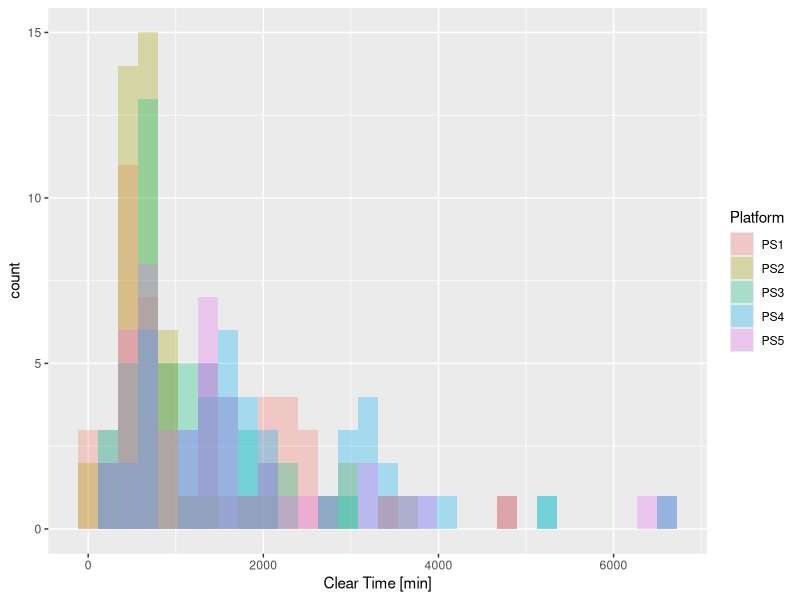
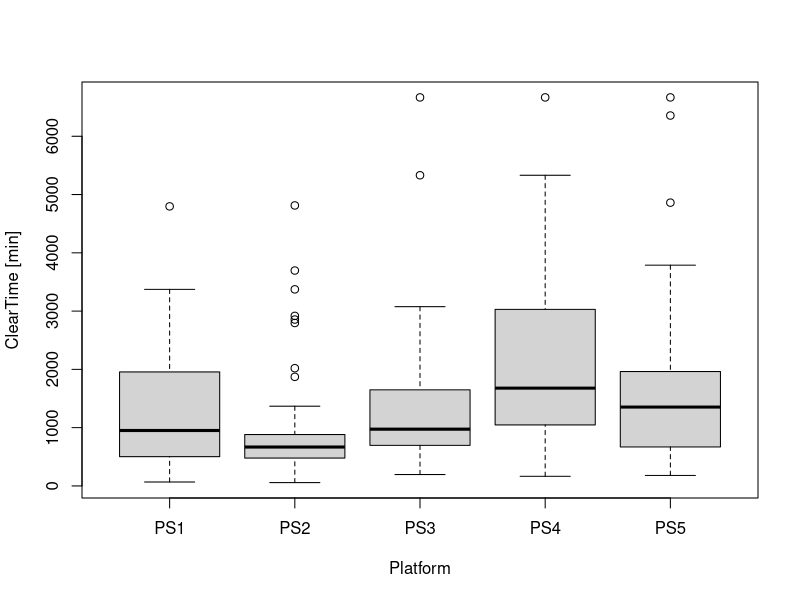

Source code (R) for these figures, in order:
#PS5なし、No.なしのデータ
dat <- read.csv("data.csv", header = TRUE, fileEncoding = "UTF-8-BOM")

head(dat)
is.na(dat)

#ヒストグラム描画用データの読み込み
hist_dat <- read.csv("hist_data.csv", header = TRUE, fileEncoding = "UTF-8-BOM")
hist_dat

library(ggplot2)
ggplot(data=hist_dat, aes(x=ClearTime, fill=Platform)) + labs(x = "Clear Time [min]") + geom_histogram(alpha=0.3, position="identity")

#箱ひげ図を描画
boxplot(dat, names = c("PS1", "PS2", "PS3", "PS4", "PS5"), xlab = "Platform", ylab = "ClearTime [min]")

#基本統計量
#na.rm = TRUE 欠損値は無視する
mean(dat$PS, na.rm = TRUE)
sd(dat$PS, na.rm = TRUE)
var(dat$PS, na.rm = TRUE)

mean(dat$PS2)
sd(dat$PS2)
var(dat$PS2)

mean(dat$PS3, na.rm = TRUE)
sd(dat$PS3, na.rm = TRUE)
var(dat$PS3, na.rm = TRUE)

mean(dat$PS4, na.rm = TRUE)
sd(dat$PS4, na.rm = TRUE)
var(dat$PS4, na.rm = TRUE)

mean(dat$PS5, na.rm = TRUE)
sd(dat$PS5, na.rm = TRUE)
var(dat$PS5, na.rm = TRUE)


#クラスカル・ウォリス検定を実施
#帰無仮説「各群の中央値は等しい」は棄却される
kruskal.test(x=dat)

#ボンフェローニ補正
pairwise.t.test(
  hist_dat$ClearTime,
  hist_dat$Platform, 
  paired = FALSE,
  p.adjust.method = 'bonferroni'
)
